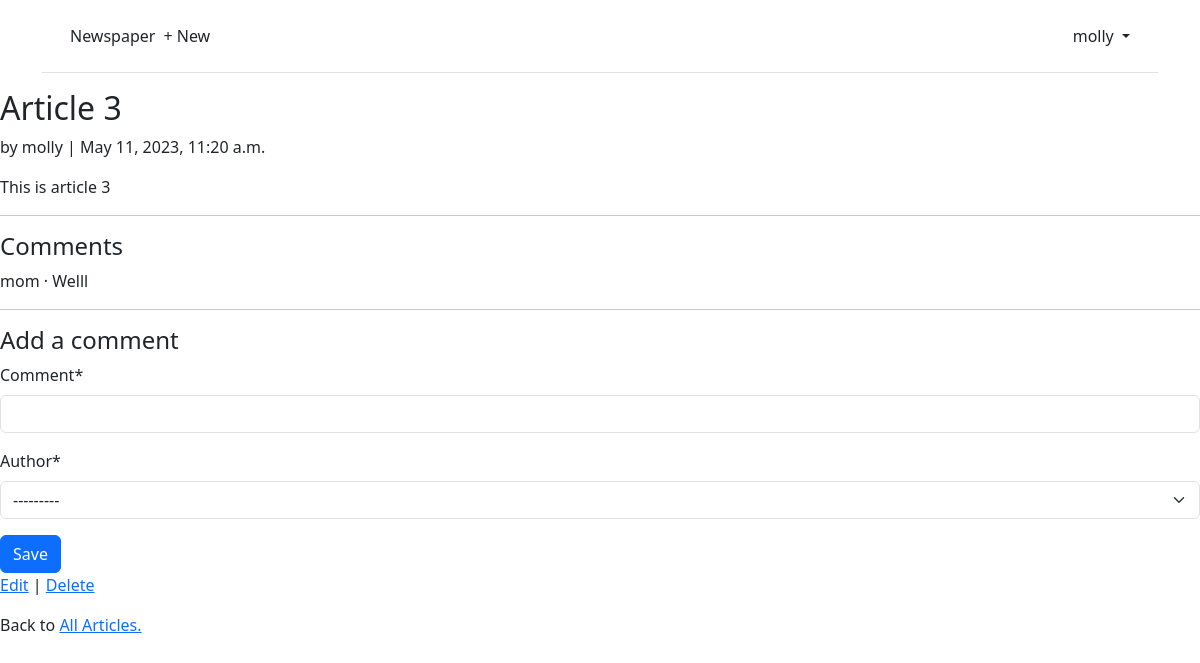
The app's page /articles/3/ (signed in) with its own data.
### accounts/models.py (models this page shows)
class CustomUser(AbstractUser):
    age = models.PositiveIntegerField(null=True, blank=True)

### articles/models.py (models this page shows, shortened)
class Article(models.Model):
    title = models.CharField(max_length=255)
    body = models.TextField()
    date = models.DateTimeField(auto_now_add=True)
    author = models.ForeignKey(
        settings.AUTH_USER_MODEL,
        on_delete=models.CASCADE,
    )

class Comment(models.Model):
    article = models.ForeignKey(Article, on_delete=models.CASCADE)
    comment = models.CharField(max_length=140)
    author = models.ForeignKey(
        settings.AUTH_USER_MODEL,
        on_delete=models.CASCADE,
    )
    def __str__(self):
        return self.comment

### articles/views.py (the view, shortened to what this page needs)
# urls.py: path('<int:pk>/', ArticleDetailView.as_view(), name='article_detail'),
class ArticleDetailView(LoginRequiredMixin, View):
    def get(self, request, *args, **kwargs):
        view = CommentGet.as_view()
        return view(request, *args, **kwargs)

### articles/forms.py
class CommentForm(forms.ModelForm):
    class Meta:
        model = Comment
        fields = ('comment', 'author')

### articles/views.py (called while the page is built)
    def get_context_data(self, **kwargs):
        context = super().get_context_data(**kwargs)
        context['form'] = CommentForm()
        return context

### templates/article_detail.html (shortened to what this page needs)
{% extends "base.html" %}
{% load crispy_forms_tags %}
{% block content %}
    <div class="article-entry">
        <h2>{{ object.title }}</h2>
        <p>by {{ object.author }} | {{ object.date }}</p>
        <p>{{ object.body }}</p>
    </div>
    <hr>
    <h4>Comments</h4>
    {% for comment in article.comment_set.all %}
        <p>{{ comment.author }} &middot; {{ comment }}</p>
    {% endfor %}
    <hr>
    <h4>Add a comment</h4>
    <form action="" method="post">
        {{ form|crispy }}
        <button class="btn btn-primary ml-2" type="submit">Save</button>
    </form>
    <p><a href="{% url 'article_edit' article.pk %}">Edit</a>
    | <a href="{% url 'article_delete' article.pk %}">Delete</a> </p>
    <p>Back to <a href="{% url 'article_list' %}">All Articles.</a> </p>
{% endblock content %}

### templates/base.html (shortened to what this page needs)
<!DOCTYPE html>
<html lang="en">
    <head>
        <link href="https://cdn.jsdelivr.net/npm/bootstrap@5.3.0-alpha3/dist/css/bootstrap.min.css" rel="stylesheet">
    </head>
    <body>
        <div class="container">
            <header class="p-3 mb-3 border-bottom">
                <div class="container">
                    <div class="d-flex flex-wrap align-items-center justify-content-center
                    justify-content-lg-start">
                        <a class="navbar-brand" href="{% url 'home' %}">Newspaper</a>
                        <ul class="nav col-12 col-lg-auto me-lg-auto mb-2 justify-content-center mb-md-0">
                            {% if user.is_authenticated %}
                            <li><a href="{% url 'article_new' %}" class="nav-link px-2 link-dark">+ New</a> </li>
                        </ul>
                        <div class="dropdown text-end">
                            <a href="#" class="d-block link-dark text-decoration-none dropdown-toggle"
                            id="dropdownUser1" data-bs-toggle="dropdown" aria-expanded="false">
                            {{ user.username }}
                            </a>
                        </div>
                            {% endif %}
                    </div>
                </div>
            </header>
        </div>
        <main>
            {% block content %}
            {% endblock content %}
        </main>
    </body>
</html>

### records on screen
CustomUser: username "molly"
Article: title "Article 3", author "molly", date "May 11, 2023, 11:20 a.m.", body "This is article 3"
Comment: author "mom", comment "Welll"
